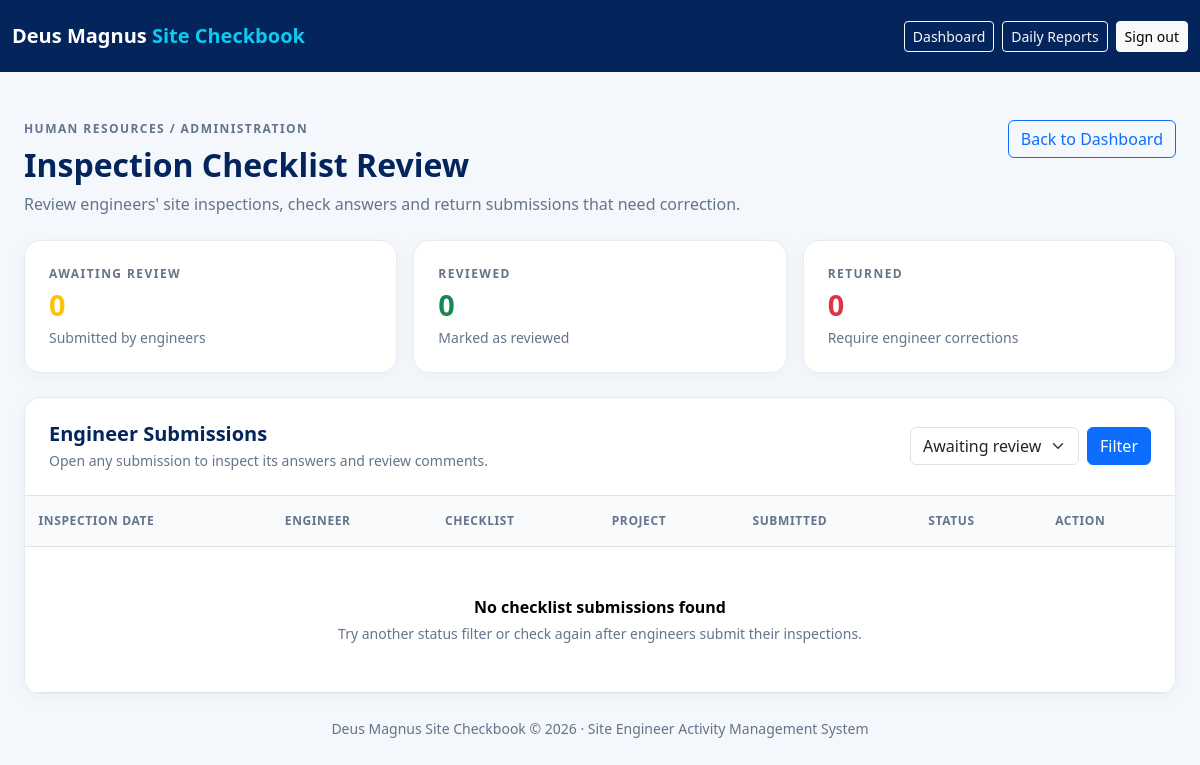
The page /site-checkbook/checklists/review/ (signed in) on the database as committed earlier.
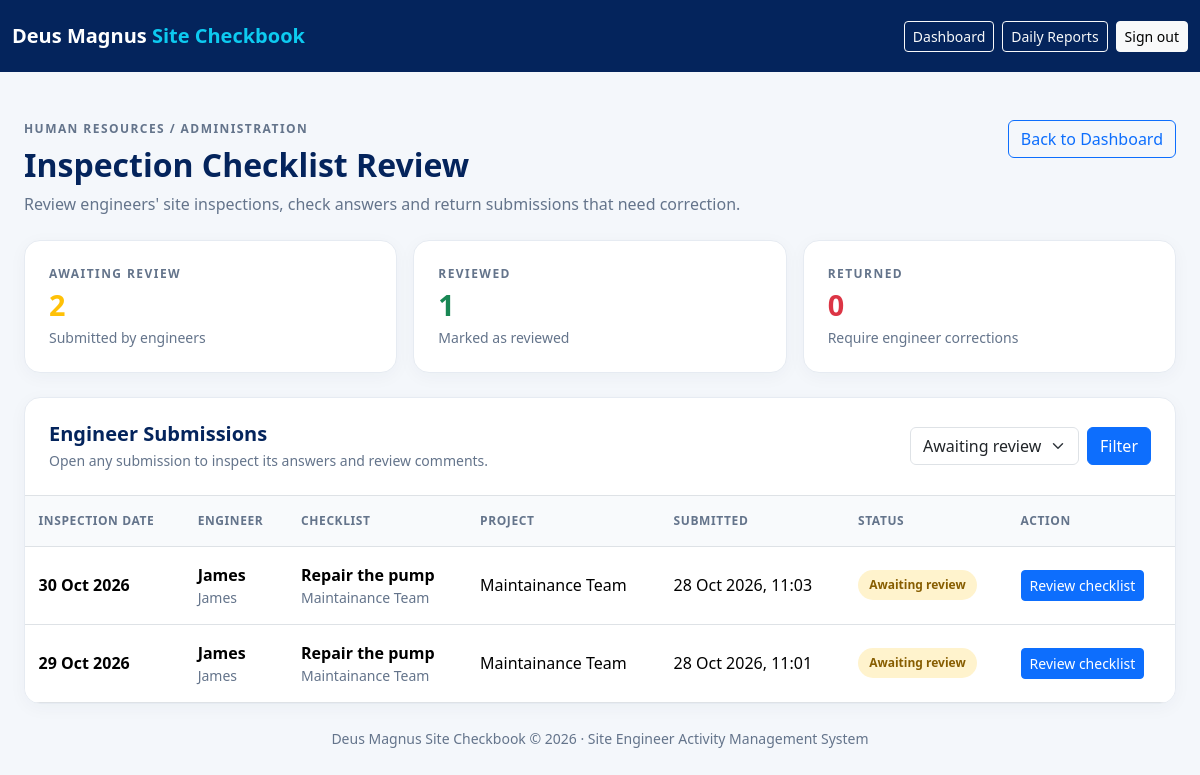
The same page on the database as committed later.
### site_checkbook/models.py (models this page shows, shortened)
class ChecklistSubmission(models.Model):
    STATUS_CHOICES = [
        ("submitted", "Submitted"),
        ("reviewed", "Reviewed"),
        ("returned", "Returned for Correction"),
    ]
    checklist = models.ForeignKey(
        Checklist,
        on_delete=models.PROTECT,
        related_name="submissions",
    )
    engineer = models.ForeignKey(
        settings.AUTH_USER_MODEL,
        on_delete=models.PROTECT,
        related_name="checklist_submissions",
    )
    project = models.ForeignKey(
        Project,
        on_delete=models.PROTECT,
        related_name="checklist_submissions",
    )
    inspection_date = models.DateField()
    status = models.CharField(
        max_length=20,
        choices=STATUS_CHOICES,
        default="submitted",
    )
    submitted_at = models.DateTimeField(auto_now_add=True)
    reviewed_at = models.DateTimeField(null=True, blank=True)
    review_comments = models.TextField(blank=True)
    class Meta:
        ordering = ["-submitted_at"]

class Checklist(models.Model):
    department = models.ForeignKey(
        Department,
        on_delete=models.PROTECT,
        related_name="checklists",
    )
    title = models.CharField(max_length=200)
    description = models.TextField(blank=True)
    is_active = models.BooleanField(default=True)
    created_at = models.DateTimeField(auto_now_add=True)
    class Meta:
        ordering = ["department__name", "title"]

class Department(models.Model):
    name = models.CharField(max_length=150, unique=True)
    description = models.TextField(blank=True)
    is_active = models.BooleanField(default=True)
    created_at = models.DateTimeField(auto_now_add=True)
    class Meta:
        ordering = ["name"]

class Project(models.Model):
    name = models.CharField(max_length=200)
    project_code = models.CharField(max_length=50, unique=True)
    client = models.CharField(max_length=200, blank=True)
    site_location = models.CharField(max_length=255)
    description = models.TextField(blank=True)
    engineers = models.ManyToManyField(
        settings.AUTH_USER_MODEL,
        related_name="checkbook_projects",
        blank=True,
    )
    is_active = models.BooleanField(default=True)
    created_at = models.DateTimeField(auto_now_add=True)
    class Meta:
        ordering = ["name"]

### site_checkbook/views.py (the view)
@login_required
def checklist_review_queue(request):
    if not is_hr_reviewer(request.user):
        messages.error(
            request,
            "You do not have permission to review inspection checklists."
        )
        return redirect("site_checkbook:dashboard")
    submissions = (
        ChecklistSubmission.objects
        .select_related(
            "checklist",
            "engineer",
            "project",
        )
        .order_by("-submitted_at", "-inspection_date", "-pk")
    )
    status_filter = request.GET.get("status", "submitted")
    valid_statuses = {"submitted", "reviewed", "returned", "all"}
    if status_filter not in valid_statuses:
        status_filter = "submitted"
    if status_filter != "all":
        submissions = submissions.filter(status=status_filter)
    context = {
        "submissions": submissions,
        "status_filter": status_filter,
        "pending_count": ChecklistSubmission.objects.filter(
            status="submitted"
        ).count(),
        "reviewed_count": ChecklistSubmission.objects.filter(
            status="reviewed"
        ).count(),
        "returned_count": ChecklistSubmission.objects.filter(
            status="returned"
        ).count(),
    }
    return render(
        request,
        "site_checkbook/checklist_review_queue.html",
        context,
    )

### site_checkbook/views.py (called while the page is built)
def is_hr_reviewer(user):
    return (
        user.is_authenticated
        and (
            user.is_superuser
            or user.groups.filter(name__in=["HR", "Supervisors"]).exists()
        )
    )

### templates/site_checkbook/checklist_review_queue.html (shortened to what this page needs)
<!DOCTYPE html>
<html lang="en">
<head>
    <link href="https://cdn.jsdelivr.net/npm/bootstrap@5.3.3/dist/css/bootstrap.min.css" rel="stylesheet">
</head>
<body>
<nav class="navbar navbar-expand-lg navbar-dark topbar">
    <div class="container-fluid page-wrap py-2">
        <a class="navbar-brand fw-bold" href="{% url 'site_checkbook:dashboard' %}">
            Deus Magnus <span class="text-info">Site Checkbook</span>
        </a>
        <div class="d-flex flex-wrap gap-2">
            <a class="btn btn-sm btn-outline-light" href="{% url 'site_checkbook:dashboard' %}">Dashboard</a>
            <a class="btn btn-sm btn-outline-light" href="{% url 'site_checkbook:review_queue' %}">Daily Reports</a>
            <form method="post" action="{% url 'site_checkbook:logout' %}">
                <button type="submit" class="btn btn-sm btn-light">Sign out</button>
            </form>
        </div>
    </div>
</nav>
<main class="container-fluid page-wrap px-3 px-lg-4 py-4 py-lg-5">
    <div class="d-flex flex-wrap justify-content-between align-items-start gap-3 mb-4">
        <div>
            <div class="eyebrow mb-2">Human Resources / Administration</div>
            <h1 class="h2 fw-bold mb-2">Inspection Checklist Review</h1>
            <p class="muted mb-0">Review engineers' site inspections, check answers and return submissions that need correction.</p>
        </div>
        <a href="{% url 'site_checkbook:dashboard' %}" class="btn btn-outline-primary">Back to Dashboard</a>
    </div>
    <div class="row g-3 mb-4">
        <div class="col-sm-6 col-xl-4">
            <div class="panel p-4 h-100">
                <div class="eyebrow">Awaiting review</div>
                <div class="stat-number text-warning">{{ pending_count }}</div>
                <div class="small muted">Submitted by engineers</div>
            </div>
        </div>
        <div class="col-sm-6 col-xl-4">
            <div class="panel p-4 h-100">
                <div class="eyebrow">Reviewed</div>
                <div class="stat-number text-success">{{ reviewed_count }}</div>
                <div class="small muted">Marked as reviewed</div>
            </div>
        </div>
        <div class="col-sm-6 col-xl-4">
            <div class="panel p-4 h-100">
                <div class="eyebrow">Returned</div>
                <div class="stat-number text-danger">{{ returned_count }}</div>
                <div class="small muted">Require engineer corrections</div>
            </div>
        </div>
    </div>
    <section class="panel overflow-hidden">
        <div class="p-3 p-lg-4 border-bottom d-flex flex-wrap justify-content-between align-items-center gap-3">
            <div>
                <h2 class="h5 fw-bold mb-1">Engineer Submissions</h2>
                <p class="small muted mb-0">Open any submission to inspect its answers and review comments.</p>
            </div>
            <form method="get" class="d-flex gap-2">
                <select class="form-select" name="status" aria-label="Filter by status">
                    <option value="submitted" {% if status_filter == "submitted" %}selected{% endif %}>Awaiting review</option>
                </select>
                <button class="btn btn-primary" type="submit">Filter</button>
            </form>
        </div>
        <div class="table-responsive">
            <table class="table table-hover mb-0">
                <thead>
                    <tr>
                        <th>Inspection date</th>
                        <th>Engineer</th>
                        <th>Checklist</th>
                        <th>Project</th>
                        <th>Submitted</th>
                        <th>Status</th>
                        <th>Action</th>
                    </tr>
                </thead>
                <tbody>
                    {% for submission in submissions %}
                        <tr>
                            <td class="text-nowrap fw-semibold">{{ submission.inspection_date|date:"d M Y" }}</td>
                            <td>
                                <div class="fw-semibold">{{ submission.engineer.get_full_name|default:submission.engineer.username }}</div>
                                <div class="small muted">{{ submission.engineer.username }}</div>
                            </td>
                            <td>
                                <div class="fw-semibold">{{ submission.checklist.title }}</div>
                                <div class="small muted">{{ submission.checklist.department.name }}</div>
                            </td>
                            <td>{{ submission.project.name }}</td>
                            <td class="text-nowrap">
                                {% if submission.submitted_at %}
                                    {{ submission.submitted_at|date:"d M Y, H:i" }}
                                {% else %}
                                    —
                                {% endif %}
                            </td>
                            <td>
                                {% if submission.status == "submitted" %}
                                    <span class="status-pill status-submitted">Awaiting review</span>
                                {% elif submission.status == "reviewed" %}
                                    <span class="status-pill status-reviewed">Reviewed</span>
                                {% elif submission.status == "returned" %}
                                    <span class="status-pill status-returned">Returned</span>
                                {% else %}
                                    <span class="badge text-bg-secondary">{{ submission.status|title }}</span>
                                {% endif %}
                            </td>
                            <td>
                                <a class="btn btn-sm btn-primary text-nowrap"
                                   href="{% url 'site_checkbook:checklist_review_detail' submission.pk %}">
                                    Review checklist
                                </a>
                            </td>
                        </tr>
                    {% empty %}
                        <tr>
                            <td colspan="7" class="text-center py-5">
                                <div class="fw-bold mb-1">No checklist submissions found</div>
                                <div class="small muted">Try another status filter or check again after engineers submit their inspections.</div>
                            </td>
                        </tr>
                    {% endfor %}
                </tbody>
            </table>
        </div>
    </section>
    <footer class="text-center small muted py-4">
        Deus Magnus Site Checkbook &copy; {% now "Y" %} · Site Engineer Activity Management System
    </footer>
</main>
</body>
</html>

### templates/site_checkbook/checklist_review_queue.html (style rules this page uses)
body { background: #f4f7fb; color: #04245c; }
.topbar { background: #04245c; }
.page-wrap { max-width: 1500px; margin: auto; }
.panel { background: #fff; border: 1px solid #e6ebf2; border-radius: 16px; box-shadow: 0 4px 18px rgba(20,43,74,.04); }
.eyebrow { color: #64748b; font-size: .75rem; font-weight: 800; letter-spacing: .12em; text-transform: uppercase; }
.stat-number { font-size: 1.8rem; font-weight: 800; }
.table > :not(caption) > * > * { padding: 1rem .85rem; vertical-align: middle; }
.status-pill { display: inline-block; border-radius: 50rem; padding: .35rem .7rem; font-size: .75rem; font-weight: 700; white-space: nowrap; }
.status-submitted { background: #fff3cd; color: #875d00; }
.muted { color: #64748b; }
.table thead th { background: #f8fafc; color: #64748b; font-size: .75rem; text-transform: uppercase; letter-spacing: .05em; }

Rows that differ between the two databases and show on the page:
added ChecklistSubmission: inspection_date "30 Oct 2026", engineer.get_full_name "James", engineer.username "James", checklist "Repair the pump", checklist.department.name "Maintainance Team", project.name "Maintainance Team", submitted_at "28 Oct 2026, 11:03", status "Awaiting review"
added ChecklistSubmission: inspection_date "29 Oct 2026", engineer.get_full_name "James", engineer.username "James", checklist "Repair the pump", checklist.department.name "Maintainance Team", project.name "Maintainance Team", submitted_at "28 Oct 2026, 11:01", status "Awaiting review"
Other text that changed with them:
{{ pending_count }}: "0" → "2"
{{ reviewed_count }}: "0" → "1"
text no longer shown: "No checklist submissions found Try another status filter or check again after engineers submit their inspections."
